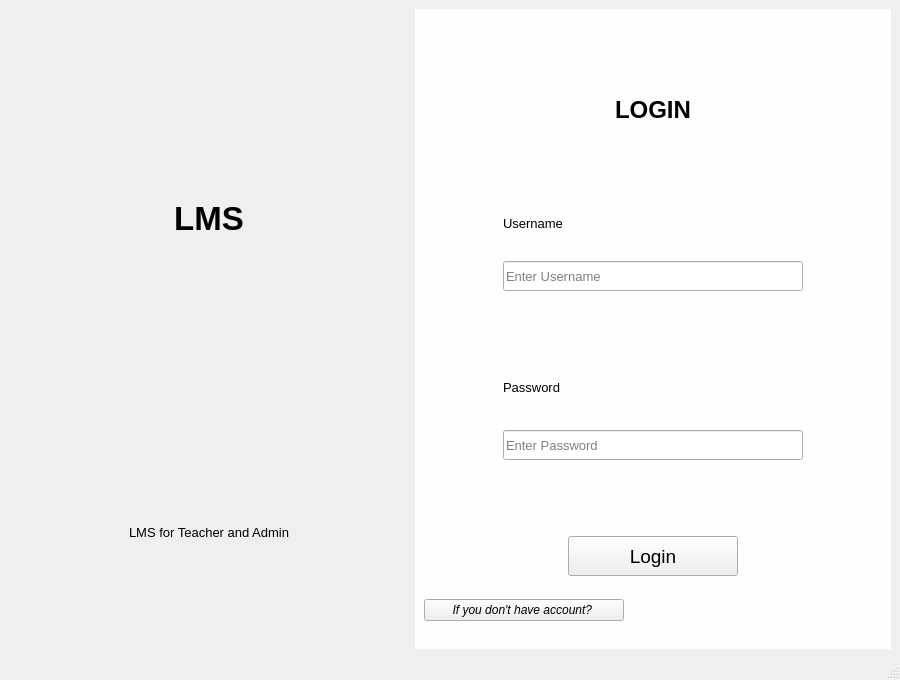
<?xml version="1.0" encoding="UTF-8"?>
<ui version="4.0">
 <class>MainWindow</class>
 <widget class="QMainWindow" name="MainWindow">
  <property name="geometry">
   <rect>
    <x>0</x>
    <y>0</y>
    <width>900</width>
    <height>680</height>
   </rect>
  </property>
  <property name="minimumSize">
   <size>
    <width>900</width>
    <height>680</height>
   </size>
  </property>
  <property name="maximumSize">
   <size>
    <width>900</width>
    <height>680</height>
   </size>
  </property>
  <property name="windowTitle">
   <string>MainWindow</string>
  </property>
  <property name="styleSheet">
   <string notr="true">#widget_right{
	background-color: #fefefe
}

#widget_right{
	background-color: 
}</string>
  </property>
  <widget class="QWidget" name="centralwidget">
   <layout class="QHBoxLayout" name="horizontalLayout">
    <item>
     <widget class="QWidget" name="widget_left" native="true">
      <property name="maximumSize">
       <size>
        <width>400</width>
        <height>16777215</height>
       </size>
      </property>
      <layout class="QVBoxLayout" name="verticalLayout">
       <item>
        <widget class="QLabel" name="label_2">
         <property name="minimumSize">
          <size>
           <width>0</width>
           <height>400</height>
          </size>
         </property>
         <property name="maximumSize">
          <size>
           <width>16777215</width>
           <height>400</height>
          </size>
         </property>
         <property name="font">
          <font>
           <pointsize>25</pointsize>
           <weight>75</weight>
           <italic>false</italic>
           <bold>true</bold>
          </font>
         </property>
         <property name="text">
          <string>LMS</string>
         </property>
         <property name="alignment">
          <set>Qt::AlignCenter</set>
         </property>
        </widget>
       </item>
       <item>
        <widget class="QLabel" name="label_3">
         <property name="font">
          <font>
           <pointsize>10</pointsize>
          </font>
         </property>
         <property name="text">
          <string>LMS for Teacher and Admin</string>
         </property>
         <property name="alignment">
          <set>Qt::AlignCenter</set>
         </property>
        </widget>
       </item>
      </layout>
     </widget>
    </item>
    <item>
     <widget class="QWidget" name="widget_right" native="true">
      <layout class="QVBoxLayout" name="verticalLayout_3">
       <item>
        <widget class="QLabel" name="label_4">
         <property name="maximumSize">
          <size>
           <width>16777215</width>
           <height>150</height>
          </size>
         </property>
         <property name="font">
          <font>
           <pointsize>18</pointsize>
           <weight>75</weight>
           <italic>false</italic>
           <bold>true</bold>
          </font>
         </property>
         <property name="text">
          <string>LOGIN</string>
         </property>
         <property name="alignment">
          <set>Qt::AlignCenter</set>
         </property>
        </widget>
       </item>
       <item alignment="Qt::AlignHCenter">
        <widget class="QLabel" name="label">
         <property name="minimumSize">
          <size>
           <width>300</width>
           <height>0</height>
          </size>
         </property>
         <property name="maximumSize">
          <size>
           <width>16777215</width>
           <height>30</height>
          </size>
         </property>
         <property name="font">
          <font>
           <pointsize>10</pointsize>
           <weight>50</weight>
           <bold>false</bold>
          </font>
         </property>
         <property name="text">
          <string>Username</string>
         </property>
        </widget>
       </item>
       <item alignment="Qt::AlignHCenter">
        <widget class="QLineEdit" name="lineUsername">
         <property name="minimumSize">
          <size>
           <width>300</width>
           <height>30</height>
          </size>
         </property>
         <property name="maximumSize">
          <size>
           <width>300</width>
           <height>16777215</height>
          </size>
         </property>
         <property name="font">
          <font>
           <pointsize>10</pointsize>
          </font>
         </property>
         <property name="placeholderText">
          <string>Enter Username</string>
         </property>
        </widget>
       </item>
       <item alignment="Qt::AlignHCenter">
        <widget class="QLabel" name="lblMessage_username">
         <property name="minimumSize">
          <size>
           <width>300</width>
           <height>0</height>
          </size>
         </property>
         <property name="maximumSize">
          <size>
           <width>300</width>
           <height>30</height>
          </size>
         </property>
         <property name="text">
          <string/>
         </property>
        </widget>
       </item>
       <item alignment="Qt::AlignHCenter">
        <widget class="QLabel" name="label_5">
         <property name="minimumSize">
          <size>
           <width>300</width>
           <height>0</height>
          </size>
         </property>
         <property name="maximumSize">
          <size>
           <width>16777215</width>
           <height>40</height>
          </size>
         </property>
         <property name="font">
          <font>
           <pointsize>10</pointsize>
          </font>
         </property>
         <property name="text">
          <string>Password</string>
         </property>
        </widget>
       </item>
       <item alignment="Qt::AlignHCenter">
        <widget class="QLineEdit" name="linePassword">
         <property name="minimumSize">
          <size>
           <width>300</width>
           <height>30</height>
          </size>
         </property>
         <property name="maximumSize">
          <size>
           <width>300</width>
           <height>16777215</height>
          </size>
         </property>
         <property name="font">
          <font>
           <pointsize>10</pointsize>
          </font>
         </property>
         <property name="placeholderText">
          <string>Enter Password</string>
         </property>
        </widget>
       </item>
       <item alignment="Qt::AlignHCenter">
        <widget class="QLabel" name="lblMessage_password">
         <property name="minimumSize">
          <size>
           <width>300</width>
           <height>0</height>
          </size>
         </property>
         <property name="maximumSize">
          <size>
           <width>300</width>
           <height>30</height>
          </size>
         </property>
         <property name="text">
          <string/>
         </property>
        </widget>
       </item>
       <item alignment="Qt::AlignHCenter">
        <widget class="QPushButton" name="btnLogin">
         <property name="minimumSize">
          <size>
           <width>170</width>
           <height>40</height>
          </size>
         </property>
         <property name="maximumSize">
          <size>
           <width>200</width>
           <height>16777215</height>
          </size>
         </property>
         <property name="font">
          <font>
           <pointsize>14</pointsize>
           <weight>50</weight>
           <bold>false</bold>
          </font>
         </property>
         <property name="text">
          <string>Login</string>
         </property>
        </widget>
       </item>
       <item>
        <widget class="QPushButton" name="btnRegister">
         <property name="minimumSize">
          <size>
           <width>200</width>
           <height>0</height>
          </size>
         </property>
         <property name="maximumSize">
          <size>
           <width>200</width>
           <height>16777215</height>
          </size>
         </property>
         <property name="font">
          <font>
           <italic>true</italic>
          </font>
         </property>
         <property name="text">
          <string>If you don't have account? </string>
         </property>
        </widget>
       </item>
      </layout>
     </widget>
    </item>
   </layout>
  </widget>
  <widget class="QStatusBar" name="statusbar"/>
 </widget>
 <resources/>
 <connections/>
</ui>
